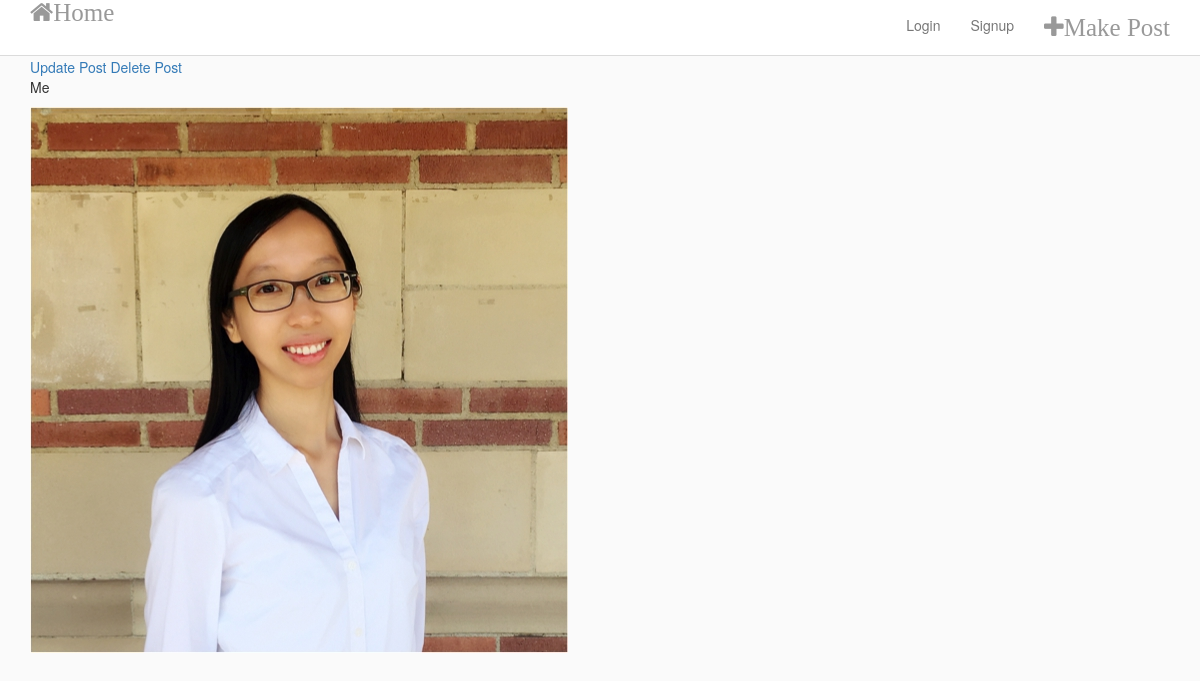
The app's page /instaapp/post/2/ with its own data.
### InstaApp/models.py (models this page shows, shortened)
class Post(models.Model):
    title = models.TextField(blank = True, null = True)
    image = ProcessedImageField(
        upload_to = 'statics/images/posts',
        format = 'JPEG',
        options = {'quality':100},
        blank = True,
        null = True
    )

### InstaApp/views.py (the view)
# urls.py: path('post/<int:pk>/', PostDetailView.as_view(), name = 'post_detail'),
class PostDetailView(DetailView):
    model = Post
    template_name = 'post_detail.html'

### templates/post_detail.html
{% extends 'base.html' %}
{% block content %}
<div>
    <a href="{% url 'post_update' object.id %}">Update Post</a>
    <a href="{% url 'post_delete' object.id %}">Delete Post</a>
</div>
<p>{{object.title}}</p>
<image src = "/{{object.image}}">
{% endblock content %}

### statics/css/style.css (style rules this page uses)
html { height: 100%; }
body { min-height: 100%; background-color: #fafafa; }

### records on screen
Post: title "Me", image (picture)
